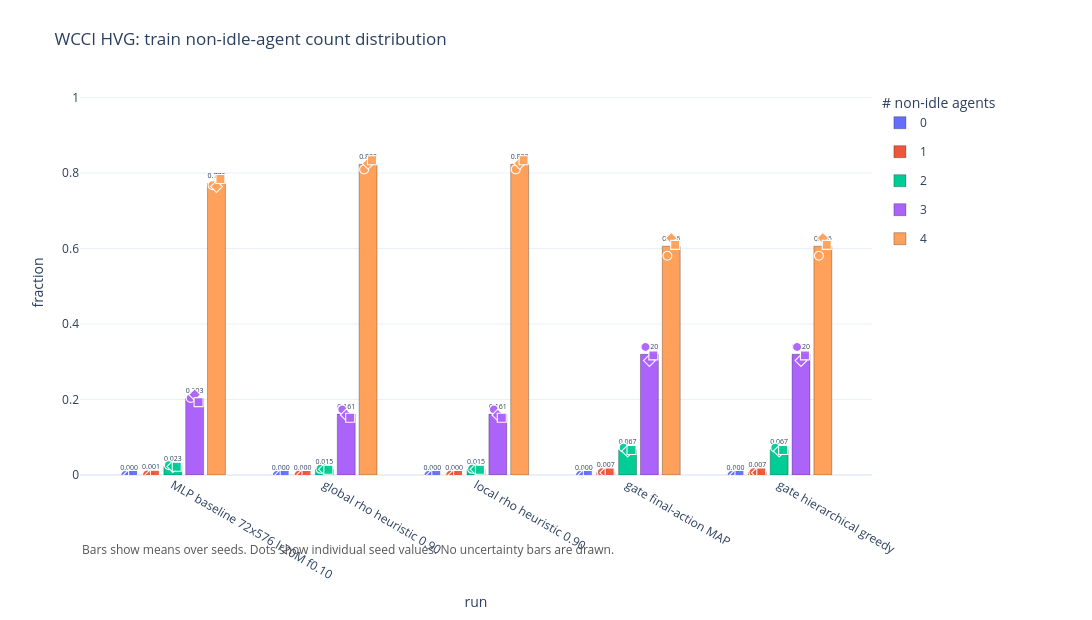

The notebook cell this image was saved under:
### Code cell
fig_nonidle_hvg, nonidle_hvg_rows, nonidle_hvg_summary = plot_nonidle_distribution(
    source_rows(nonidle_latest, "WCCI HVG"), SELECTED_NONIDLE_HVG_RUNS,
    title="WCCI HVG: train non-idle-agent count distribution",
    save_name="wcci_hvg_nonidle_count_distribution",
)
# fig_nonidle_hvg

### Figure 1 — Plotly figure (JSON) as saved in the notebook; plotly's stock layout.template omitted (floating-point values rounded to 4 significant figures)
{"data": [{"cliponaxis": false, "customdata": [["MLP baseline 72x576 lr20M f0.10", 0, "wcci_mlp_baseline_72x576_lr20m_f010", 3, "[0, 1, 2]", "[59968512]", 0], ["global rho heuristic 0.90", 0, "wcci_hvg_01_eval_rho090_72x576_lr20m_f010", 3, "[0, 1, 2]", "[59968512]", 0], ["local rho heuristic 0.90", 0, "wcci_hvg_04_eval_local_rho090_72x576_lr20m_f010", 3, "[0, 1, 2]", "[59968512]", 0], ["gate final-action MAP", 0, "wcci_hvg_02_gate_final_map_72x576_lr20m_f010", 3, "[0, 1, 2]", "[59968512]", 0], ["gate hierarchical greedy", 0, "wcci_hvg_03_gate_hierarchical_72x576_lr20m_f010", 3, "[0, 1, 2]", "[59968512]", 0]], "hovertemplate": "run=%{customdata[0]}<br>non-idle agents=%{customdata[1]}<br>mean fraction=%{y:.4f}<br>std fraction=%{customdata[6]:.4f}<br>n_seeds=%{customdata[3]}<br>seeds=%{customdata[4]}<br>selected_metric_steps=%{customdata[5]}<extra></extra>", "legendgroup": "count 0", "marker": {"color": "#636EFA", "line": {"color": "rgba(0,0,0,0.35)", "width": 0.8}}, "name": "0", "text": ["0.000", "0.000", "0.000", "0.000", "0.000"], "textposition": "outside", "type": "bar", "width": 0.1181, "x": [-0.288, 0.712, 1.712, 2.712, 3.712], "y": [0, 0, 0, 0, 0]}, {"cliponaxis": false, "customdata": [["MLP baseline 72x576 lr20M f0.10", 1, "wcci_mlp_baseline_72x576_lr20m_f010", 3, "[0, 1, 2]", "[59968512]", 0.0004678], ["global rho heuristic 0.90", 1, "wcci_hvg_01_eval_rho090_72x576_lr20m_f010", 3, "[0, 1, 2]", "[59968512]", 0.0001688], ["local rho heuristic 0.90", 1, "wcci_hvg_04_eval_local_rho090_72x576_lr20m_f010", 3, "[0, 1, 2]", "[59968512]", 0.0001688], ["gate final-action MAP", 1, "wcci_hvg_02_gate_final_map_72x576_lr20m_f010", 3, "[0, 1, 2]", "[59968512]", 0.0006943], ["gate hierarchical greedy", 1, "wcci_hvg_03_gate_hierarchical_72x576_lr20m_f010", 3, "[0, 1, 2]", "[59968512]", 0.0006943]], "hovertemplate": "run=%{customdata[0]}<br>non-idle agents=%{customdata[1]}<br>mean fraction=%{y:.4f}<br>std fraction=%{customdata[6]:.4f}<br>n_seeds=%{customdata[3]}<br>seeds=%{customdata[4]}<br>selected_metric_steps=%{customdata[5]}<extra></extra>", "legendgroup": "count 1", "marker": {"color": "#EF553B", "line": {"color": "rgba(0,0,0,0.35)", "width": 0.8}}, "name": "1", "text": ["0.001", "0.000", "0.000", "0.007", "0.007"], "textposition": "outside", "type": "bar", "width": 0.1181, "x": [-0.144, 0.856, 1.856, 2.856, 3.856], "y": [0.001005, 0.0003858, 0.0003858, 0.006752, 0.006752]}, {"cliponaxis": false, "customdata": [["MLP baseline 72x576 lr20M f0.10", 2, "wcci_mlp_baseline_72x576_lr20m_f010", 3, "[0, 1, 2]", "[59968512]", 0.002282], ["global rho heuristic 0.90", 2, "wcci_hvg_01_eval_rho090_72x576_lr20m_f010", 3, "[0, 1, 2]", "[59968512]", 0.001279], ["local rho heuristic 0.90", 2, "wcci_hvg_04_eval_local_rho090_72x576_lr20m_f010", 3, "[0, 1, 2]", "[59968512]", 0.001279], ["gate final-action MAP", 2, "wcci_hvg_02_gate_final_map_72x576_lr20m_f010", 3, "[0, 1, 2]", "[59968512]", 0.004683], ["gate hierarchical greedy", 2, "wcci_hvg_03_gate_hierarchical_72x576_lr20m_f010", 3, "[0, 1, 2]", "[59968512]", 0.004683]], "hovertemplate": "run=%{customdata[0]}<br>non-idle agents=%{customdata[1]}<br>mean fraction=%{y:.4f}<br>std fraction=%{customdata[6]:.4f}<br>n_seeds=%{customdata[3]}<br>seeds=%{customdata[4]}<br>selected_metric_steps=%{customdata[5]}<extra></extra>", "legendgroup": "count 2", "marker": {"color": "#00CC96", "line": {"color": "rgba(0,0,0,0.35)", "width": 0.8}}, "name": "2", "text": ["0.023", "0.015", "0.015", "0.067", "0.067"], "textposition": "outside", "type": "bar", "width": 0.1181, "x": [0, 1, 2, 3, 4], "y": [0.02346, 0.01513, 0.01513, 0.06732, 0.06732]}, {"cliponaxis": false, "customdata": [["MLP baseline 72x576 lr20M f0.10", 3, "wcci_mlp_baseline_72x576_lr20m_f010", 3, "[0, 1, 2]", "[59968512]", 0.009867], ["global rho heuristic 0.90", 3, "wcci_hvg_01_eval_rho090_72x576_lr20m_f010", 3, "[0, 1, 2]", "[59968512]", 0.01094], ["local rho heuristic 0.90", 3, "wcci_hvg_04_eval_local_rho090_72x576_lr20m_f010", 3, "[0, 1, 2]", "[59968512]", 0.01094], ["gate final-action MAP", 3, "wcci_hvg_02_gate_final_map_72x576_lr20m_f010", 3, "[0, 1, 2]", "[59968512]", 0.01819], ["gate hierarchical greedy", 3, "wcci_hvg_03_gate_hierarchical_72x576_lr20m_f010", 3, "[0, 1, 2]", "[59968512]", 0.01819]], "hovertemplate": "run=%{customdata[0]}<br>non-idle agents=%{customdata[1]}<br>mean fraction=%{y:.4f}<br>std fraction=%{customdata[6]:.4f}<br>n_seeds=%{customdata[3]}<br>seeds=%{customdata[4]}<br>selected_metric_steps=%{customdata[5]}<extra></extra>", "legendgroup": "count 3", "marker": {"color": "#AB63FA", "line": {"color": "rgba(0,0,0,0.35)", "width": 0.8}}, "name": "3", "text": ["0.203", "0.161", "0.161", "0.320", "0.320"], "textposition": "outside", "type": "bar", "width": 0.1181, "x": [0.144, 1.144, 2.144, 3.144, 4.144], "y": [0.2034, 0.1614, 0.1614, 0.3198, 0.3198]}, {"cliponaxis": false, "customdata": [["MLP baseline 72x576 lr20M f0.10", 4, "wcci_mlp_baseline_72x576_lr20m_f010", 3, "[0, 1, 2]", "[59968512]", 0.01055], ["global rho heuristic 0.90", 4, "wcci_hvg_01_eval_rho090_72x576_lr20m_f010", 3, "[0, 1, 2]", "[59968512]", 0.01235], ["local rho heuristic 0.90", 4, "wcci_hvg_04_eval_local_rho090_72x576_lr20m_f010", 3, "[0, 1, 2]", "[59968512]", 0.01235], ["gate final-action MAP", 4, "wcci_hvg_02_gate_final_map_72x576_lr20m_f010", 3, "[0, 1, 2]", "[59968512]", 0.02345], ["gate hierarchical greedy", 4, "wcci_hvg_03_gate_hierarchical_72x576_lr20m_f010", 3, "[0, 1, 2]", "[59968512]", 0.02345]], "hovertemplate": "run=%{customdata[0]}<br>non-idle agents=%{customdata[1]}<br>mean fraction=%{y:.4f}<br>std fraction=%{customdata[6]:.4f}<br>n_seeds=%{customdata[3]}<br>seeds=%{customdata[4]}<br>selected_metric_steps=%{customdata[5]}<extra></extra>", "legendgroup": "count 4", "marker": {"color": "#FFA15A", "line": {"color": "rgba(0,0,0,0.35)", "width": 0.8}}, "name": "4", "text": ["0.772", "0.823", "0.823", "0.606", "0.606"], "textposition": "outside", "type": "bar", "width": 0.1181, "x": [0.288, 1.288, 2.288, 3.288, 4.288], "y": [0.7721, 0.8231, 0.8231, 0.6061, 0.6061]}, {"customdata": [["wcci_mlp_baseline_72x576_lr20m_f010_s0", 0, 59968512, "wcci_baseline_2"], ["wcci_mlp_baseline_72x576_lr20m_f010_s1", 1, 59968512, "wcci_baseline_2"], ["wcci_mlp_baseline_72x576_lr20m_f010_s2", 2, 59968512, "wcci_baseline_2"]], "hovertemplate": "run=%{customdata[0]}<br>seed=%{customdata[1]}<br>non-idle agents=0<br>run type=MLP baseline 72x576 lr20M f0.10<br>fraction=%{y:.4f}<br>selected_metric_step=%{customdata[2]}<br>download_group=%{customdata[3]}<extra></extra>", "legendgroup": "count 0", "marker": {"color": "#636EFA", "line": {"color": "white", "width": 1.1}, "opacity": 0.95, "size": 9, "symbol": ["circle", "diamond", "square"]}, "mode": "markers", "name": "MLP baseline 72x576 lr20M f0.10 count 0 seeds", "showlegend": false, "type": "scatter", "x": [-0.314, -0.288, -0.262], "y": [0.0, 0.0, 0.0]}, {"customdata": [["wcci_mlp_baseline_72x576_lr20m_f010_s0", 0, 59968512, "wcci_baseline_2"], ["wcci_mlp_baseline_72x576_lr20m_f010_s1", 1, 59968512, "wcci_baseline_2"], ["wcci_mlp_baseline_72x576_lr20m_f010_s2", 2, 59968512, "wcci_baseline_2"]], "hovertemplate": "run=%{customdata[0]}<br>seed=%{customdata[1]}<br>non-idle agents=1<br>run type=MLP baseline 72x576 lr20M f0.10<br>fraction=%{y:.4f}<br>selected_metric_step=%{customdata[2]}<br>download_group=%{customdata[3]}<extra></extra>", "legendgroup": "count 1", "marker": {"color": "#EF553B", "line": {"color": "white", "width": 1.1}, "opacity": 0.95, "size": 9, "symbol": ["circle", "diamond", "square"]}, "mode": "markers", "name": "MLP baseline 72x576 lr20M f0.10 count 1 seeds", "showlegend": false, "type": "scatter", "x": [-0.17, -0.144, -0.118], "y": [0.001543, 0.0006993, 0.0007716]}, {"customdata": [["wcci_mlp_baseline_72x576_lr20m_f010_s0", 0, 59968512, "wcci_baseline_2"], ["wcci_mlp_baseline_72x576_lr20m_f010_s1", 1, 59968512, "wcci_baseline_2"], ["wcci_mlp_baseline_72x576_lr20m_f010_s2", 2, 59968512, "wcci_baseline_2"]], "hovertemplate": "run=%{customdata[0]}<br>seed=%{customdata[1]}<br>non-idle agents=2<br>run type=MLP baseline 72x576 lr20M f0.10<br>fraction=%{y:.4f}<br>selected_metric_step=%{customdata[2]}<br>download_group=%{customdata[3]}<extra></extra>", "legendgroup": "count 2", "marker": {"color": "#00CC96", "line": {"color": "white", "width": 1.1}, "opacity": 0.95, "size": 9, "symbol": ["circle", "diamond", "square"]}, "mode": "markers", "name": "MLP baseline 72x576 lr20M f0.10 count 2 seeds", "showlegend": false, "type": "scatter", "x": [-0.02598, 0.0, 0.02598], "y": [0.02609, 0.0223, 0.02199]}, {"customdata": [["wcci_mlp_baseline_72x576_lr20m_f010_s0", 0, 59968512, "wcci_baseline_2"], ["wcci_mlp_baseline_72x576_lr20m_f010_s1", 1, 59968512, "wcci_baseline_2"], ["wcci_mlp_baseline_72x576_lr20m_f010_s2", 2, 59968512, "wcci_baseline_2"]], "hovertemplate": "run=%{customdata[0]}<br>seed=%{customdata[1]}<br>non-idle agents=3<br>run type=MLP baseline 72x576 lr20M f0.10<br>fraction=%{y:.4f}<br>selected_metric_step=%{customdata[2]}<br>download_group=%{customdata[3]}<extra></extra>", "legendgroup": "count 3", "marker": {"color": "#AB63FA", "line": {"color": "white", "width": 1.1}, "opacity": 0.95, "size": 9, "symbol": ["circle", "diamond", "square"]}, "mode": "markers", "name": "MLP baseline 72x576 lr20M f0.10 count 3 seeds", "showlegend": false, "type": "scatter", "x": [0.118, 0.144, 0.17], "y": [0.2043, 0.2128, 0.1932]}, {"customdata": [["wcci_mlp_baseline_72x576_lr20m_f010_s0", 0, 59968512, "wcci_baseline_2"], ["wcci_mlp_baseline_72x576_lr20m_f010_s1", 1, 59968512, "wcci_baseline_2"], ["wcci_mlp_baseline_72x576_lr20m_f010_s2", 2, 59968512, "wcci_baseline_2"]], "hovertemplate": "run=%{customdata[0]}<br>seed=%{customdata[1]}<br>non-idle agents=4<br>run type=MLP baseline 72x576 lr20M f0.10<br>fraction=%{y:.4f}<br>selected_metric_step=%{customdata[2]}<br>download_group=%{customdata[3]}<extra></extra>", "legendgroup": "count 4", "marker": {"color": "#FFA15A", "line": {"color": "white", "width": 1.1}, "opacity": 0.95, "size": 9, "symbol": ["circle", "diamond", "square"]}, "mode": "markers", "name": "MLP baseline 72x576 lr20M f0.10 count 4 seeds", "showlegend": false, "type": "scatter", "x": [0.262, 0.288, 0.314], "y": [0.7681, 0.7642, 0.7841]}, {"customdata": [["wcci_hvg_01_eval_rho090_72x576_lr20m_f010_s0", 0, 59968512, "wcci_hvg_2"], ["wcci_hvg_01_eval_rho090_72x576_lr20m_f010_s1", 1, 59968512, "wcci_hvg_2"], ["wcci_hvg_01_eval_rho090_72x576_lr20m_f010_s2", 2, 59968512, "wcci_hvg_2"]], "hovertemplate": "run=%{customdata[0]}<br>seed=%{customdata[1]}<br>non-idle agents=0<br>run type=global rho heuristic 0.90<br>fraction=%{y:.4f}<br>selected_metric_step=%{customdata[2]}<br>download_group=%{customdata[3]}<extra></extra>", "legendgroup": "count 0", "marker": {"color": "#636EFA", "line": {"color": "white", "width": 1.1}, "opacity": 0.95, "size": 9, "symbol": ["circle", "diamond", "square"]}, "mode": "markers", "name": "global rho heuristic 0.90 count 0 seeds", "showlegend": false, "type": "scatter", "x": [0.686, 0.712, 0.738], "y": [0.0, 0.0, 0.0]}, {"customdata": [["wcci_hvg_01_eval_rho090_72x576_lr20m_f010_s0", 0, 59968512, "wcci_hvg_2"], ["wcci_hvg_01_eval_rho090_72x576_lr20m_f010_s1", 1, 59968512, "wcci_hvg_2"], ["wcci_hvg_01_eval_rho090_72x576_lr20m_f010_s2", 2, 59968512, "wcci_hvg_2"]], "hovertemplate": "run=%{customdata[0]}<br>seed=%{customdata[1]}<br>non-idle agents=1<br>run type=global rho heuristic 0.90<br>fraction=%{y:.4f}<br>selected_metric_step=%{customdata[2]}<br>download_group=%{customdata[3]}<extra></extra>", "legendgroup": "count 1", "marker": {"color": "#EF553B", "line": {"color": "white", "width": 1.1}, "opacity": 0.95, "size": 9, "symbol": ["circle", "diamond", "square"]}, "mode": "markers", "name": "global rho heuristic 0.90 count 1 seeds", "showlegend": false, "type": "scatter", "x": [0.83, 0.856, 0.882], "y": [0.0005787, 0.0003135, 0.0002652]}, {"customdata": [["wcci_hvg_01_eval_rho090_72x576_lr20m_f010_s0", 0, 59968512, "wcci_hvg_2"], ["wcci_hvg_01_eval_rho090_72x576_lr20m_f010_s1", 1, 59968512, "wcci_hvg_2"], ["wcci_hvg_01_eval_rho090_72x576_lr20m_f010_s2", 2, 59968512, "wcci_hvg_2"]], "hovertemplate": "run=%{customdata[0]}<br>seed=%{customdata[1]}<br>non-idle agents=2<br>run type=global rho heuristic 0.90<br>fraction=%{y:.4f}<br>selected_metric_step=%{customdata[2]}<br>download_group=%{customdata[3]}<extra></extra>", "legendgroup": "count 2", "marker": {"color": "#00CC96", "line": {"color": "white", "width": 1.1}, "opacity": 0.95, "size": 9, "symbol": ["circle", "diamond", "square"]}, "mode": "markers", "name": "global rho heuristic 0.90 count 2 seeds", "showlegend": false, "type": "scatter", "x": [0.974, 1.0, 1.026], "y": [0.01637, 0.01519, 0.01382]}, {"customdata": [["wcci_hvg_01_eval_rho090_72x576_lr20m_f010_s0", 0, 59968512, "wcci_hvg_2"], ["wcci_hvg_01_eval_rho090_72x576_lr20m_f010_s1", 1, 59968512, "wcci_hvg_2"], ["wcci_hvg_01_eval_rho090_72x576_lr20m_f010_s2", 2, 59968512, "wcci_hvg_2"]], "hovertemplate": "run=%{customdata[0]}<br>seed=%{customdata[1]}<br>non-idle agents=3<br>run type=global rho heuristic 0.90<br>fraction=%{y:.4f}<br>selected_metric_step=%{customdata[2]}<br>download_group=%{customdata[3]}<extra></extra>", "legendgroup": "count 3", "marker": {"color": "#AB63FA", "line": {"color": "white", "width": 1.1}, "opacity": 0.95, "size": 9, "symbol": ["circle", "diamond", "square"]}, "mode": "markers", "name": "global rho heuristic 0.90 count 3 seeds", "showlegend": false, "type": "scatter", "x": [1.118, 1.144, 1.17], "y": [0.1733, 0.159, 0.1519]}, {"customdata": [["wcci_hvg_01_eval_rho090_72x576_lr20m_f010_s0", 0, 59968512, "wcci_hvg_2"], ["wcci_hvg_01_eval_rho090_72x576_lr20m_f010_s1", 1, 59968512, "wcci_hvg_2"], ["wcci_hvg_01_eval_rho090_72x576_lr20m_f010_s2", 2, 59968512, "wcci_hvg_2"]], "hovertemplate": "run=%{customdata[0]}<br>seed=%{customdata[1]}<br>non-idle agents=4<br>run type=global rho heuristic 0.90<br>fraction=%{y:.4f}<br>selected_metric_step=%{customdata[2]}<br>download_group=%{customdata[3]}<extra></extra>", "legendgroup": "count 4", "marker": {"color": "#FFA15A", "line": {"color": "white", "width": 1.1}, "opacity": 0.95, "size": 9, "symbol": ["circle", "diamond", "square"]}, "mode": "markers", "name": "global rho heuristic 0.90 count 4 seeds", "showlegend": false, "type": "scatter", "x": [1.262, 1.288, 1.314], "y": [0.8097, 0.8255, 0.8341]}, {"customdata": [["wcci_hvg_02_gate_final_map_72x576_lr20m_f010_s0", 0, 59968512, "wcci_hvg_2"], ["wcci_hvg_02_gate_final_map_72x576_lr20m_f010_s1", 1, 59968512, "wcci_hvg_2"], ["wcci_hvg_02_gate_final_map_72x576_lr20m_f010_s2", 2, 59968512, "wcci_hvg_2"]], "hovertemplate": "run=%{customdata[0]}<br>seed=%{customdata[1]}<br>non-idle agents=0<br>run type=gate final-action MAP<br>fraction=%{y:.4f}<br>selected_metric_step=%{customdata[2]}<br>download_group=%{customdata[3]}<extra></extra>", "legendgroup": "count 0", "marker": {"color": "#636EFA", "line": {"color": "white", "width": 1.1}, "opacity": 0.95, "size": 9, "symbol": ["circle", "diamond", "square"]}, "mode": "markers", "name": "gate final-action MAP count 0 seeds", "showlegend": false, "type": "scatter", "x": [2.686, 2.712, 2.738], "y": [0.0, 0.0, 0.0]}, {"customdata": [["wcci_hvg_02_gate_final_map_72x576_lr20m_f010_s0", 0, 59968512, "wcci_hvg_2"], ["wcci_hvg_02_gate_final_map_72x576_lr20m_f010_s1", 1, 59968512, "wcci_hvg_2"], ["wcci_hvg_02_gate_final_map_72x576_lr20m_f010_s2", 2, 59968512, "wcci_hvg_2"]], "hovertemplate": "run=%{customdata[0]}<br>seed=%{customdata[1]}<br>non-idle agents=1<br>run type=gate final-action MAP<br>fraction=%{y:.4f}<br>selected_metric_step=%{customdata[2]}<br>download_group=%{customdata[3]}<extra></extra>", "legendgroup": "count 1", "marker": {"color": "#EF553B", "line": {"color": "white", "width": 1.1}, "opacity": 0.95, "size": 9, "symbol": ["circle", "diamond", "square"]}, "mode": "markers", "name": "gate final-action MAP count 1 seeds", "showlegend": false, "type": "scatter", "x": [2.83, 2.856, 2.882], "y": [0.007234, 0.005956, 0.007065]}, {"customdata": [["wcci_hvg_02_gate_final_map_72x576_lr20m_f010_s0", 0, 59968512, "wcci_hvg_2"], ["wcci_hvg_02_gate_final_map_72x576_lr20m_f010_s1", 1, 59968512, "wcci_hvg_2"], ["wcci_hvg_02_gate_final_map_72x576_lr20m_f010_s2", 2, 59968512, "wcci_hvg_2"]], "hovertemplate": "run=%{customdata[0]}<br>seed=%{customdata[1]}<br>non-idle agents=2<br>run type=gate final-action MAP<br>fraction=%{y:.4f}<br>selected_metric_step=%{customdata[2]}<br>download_group=%{customdata[3]}<extra></extra>", "legendgroup": "count 2", "marker": {"color": "#00CC96", "line": {"color": "white", "width": 1.1}, "opacity": 0.95, "size": 9, "symbol": ["circle", "diamond", "square"]}, "mode": "markers", "name": "gate final-action MAP count 2 seeds", "showlegend": false, "type": "scatter", "x": [2.974, 3.0, 3.026], "y": [0.07248, 0.06334, 0.06614]}, {"customdata": [["wcci_hvg_02_gate_final_map_72x576_lr20m_f010_s0", 0, 59968512, "wcci_hvg_2"], ["wcci_hvg_02_gate_final_map_72x576_lr20m_f010_s1", 1, 59968512, "wcci_hvg_2"], ["wcci_hvg_02_gate_final_map_72x576_lr20m_f010_s2", 2, 59968512, "wcci_hvg_2"]], "hovertemplate": "run=%{customdata[0]}<br>seed=%{customdata[1]}<br>non-idle agents=3<br>run type=gate final-action MAP<br>fraction=%{y:.4f}<br>selected_metric_step=%{customdata[2]}<br>download_group=%{customdata[3]}<extra></extra>", "legendgroup": "count 3", "marker": {"color": "#AB63FA", "line": {"color": "white", "width": 1.1}, "opacity": 0.95, "size": 9, "symbol": ["circle", "diamond", "square"]}, "mode": "markers", "name": "gate final-action MAP count 3 seeds", "showlegend": false, "type": "scatter", "x": [3.118, 3.144, 3.17], "y": [0.3393, 0.3032, 0.317]}, {"customdata": [["wcci_hvg_02_gate_final_map_72x576_lr20m_f010_s0", 0, 59968512, "wcci_hvg_2"], ["wcci_hvg_02_gate_final_map_72x576_lr20m_f010_s1", 1, 59968512, "wcci_hvg_2"], ["wcci_hvg_02_gate_final_map_72x576_lr20m_f010_s2", 2, 59968512, "wcci_hvg_2"]], "hovertemplate": "run=%{customdata[0]}<br>seed=%{customdata[1]}<br>non-idle agents=4<br>run type=gate final-action MAP<br>fraction=%{y:.4f}<br>selected_metric_step=%{customdata[2]}<br>download_group=%{customdata[3]}<extra></extra>", "legendgroup": "count 4", "marker": {"color": "#FFA15A", "line": {"color": "white", "width": 1.1}, "opacity": 0.95, "size": 9, "symbol": ["circle", "diamond", "square"]}, "mode": "markers", "name": "gate final-action MAP count 4 seeds", "showlegend": false, "type": "scatter", "x": [3.262, 3.288, 3.314], "y": [0.581, 0.6275, 0.6098]}, {"customdata": [["wcci_hvg_03_gate_hierarchical_72x576_lr20m_f010_s0", 0, 59968512, "wcci_hvg_2"], ["wcci_hvg_03_gate_hierarchical_72x576_lr20m_f010_s1", 1, 59968512, "wcci_hvg_2"], ["wcci_hvg_03_gate_hierarchical_72x576_lr20m_f010_s2", 2, 59968512, "wcci_hvg_2"]], "hovertemplate": "run=%{customdata[0]}<br>seed=%{customdata[1]}<br>non-idle agents=0<br>run type=gate hierarchical greedy<br>fraction=%{y:.4f}<br>selected_metric_step=%{customdata[2]}<br>download_group=%{customdata[3]}<extra></extra>", "legendgroup": "count 0", "marker": {"color": "#636EFA", "line": {"color": "white", "width": 1.1}, "opacity": 0.95, "size": 9, "symbol": ["circle", "diamond", "square"]}, "mode": "markers", "name": "gate hierarchical greedy count 0 seeds", "showlegend": false, "type": "scatter", "x": [3.686, 3.712, 3.738], "y": [0.0, 0.0, 0.0]}, {"customdata": [["wcci_hvg_03_gate_hierarchical_72x576_lr20m_f010_s0", 0, 59968512, "wcci_hvg_2"], ["wcci_hvg_03_gate_hierarchical_72x576_lr20m_f010_s1", 1, 59968512, "wcci_hvg_2"], ["wcci_hvg_03_gate_hierarchical_72x576_lr20m_f010_s2", 2, 59968512, "wcci_hvg_2"]], "hovertemplate": "run=%{customdata[0]}<br>seed=%{customdata[1]}<br>non-idle agents=1<br>run type=gate hierarchical greedy<br>fraction=%{y:.4f}<br>selected_metric_step=%{customdata[2]}<br>download_group=%{customdata[3]}<extra></extra>", "legendgroup": "count 1", "marker": {"color": "#EF553B", "line": {"color": "white", "width": 1.1}, "opacity": 0.95, "size": 9, "symbol": ["circle", "diamond", "square"]}, "mode": "markers", "name": "gate hierarchical greedy count 1 seeds", "showlegend": false, "type": "scatter", "x": [3.83, 3.856, 3.882], "y": [0.007234, 0.005956, 0.007065]}, {"customdata": [["wcci_hvg_03_gate_hierarchical_72x576_lr20m_f010_s0", 0, 59968512, "wcci_hvg_2"], ["wcci_hvg_03_gate_hierarchical_72x576_lr20m_f010_s1", 1, 59968512, "wcci_hvg_2"], ["wcci_hvg_03_gate_hierarchical_72x576_lr20m_f010_s2", 2, 59968512, "wcci_hvg_2"]], "hovertemplate": "run=%{customdata[0]}<br>seed=%{customdata[1]}<br>non-idle agents=2<br>run type=gate hierarchical greedy<br>fraction=%{y:.4f}<br>selected_metric_step=%{customdata[2]}<br>download_group=%{customdata[3]}<extra></extra>", "legendgroup": "count 2", "marker": {"color": "#00CC96", "line": {"color": "white", "width": 1.1}, "opacity": 0.95, "size": 9, "symbol": ["circle", "diamond", "square"]}, "mode": "markers", "name": "gate hierarchical greedy count 2 seeds", "showlegend": false, "type": "scatter", "x": [3.974, 4.0, 4.026], "y": [0.07248, 0.06334, 0.06614]}, {"customdata": [["wcci_hvg_03_gate_hierarchical_72x576_lr20m_f010_s0", 0, 59968512, "wcci_hvg_2"], ["wcci_hvg_03_gate_hierarchical_72x576_lr20m_f010_s1", 1, 59968512, "wcci_hvg_2"], ["wcci_hvg_03_gate_hierarchical_72x576_lr20m_f010_s2", 2, 59968512, "wcci_hvg_2"]], "hovertemplate": "run=%{customdata[0]}<br>seed=%{customdata[1]}<br>non-idle agents=3<br>run type=gate hierarchical greedy<br>fraction=%{y:.4f}<br>selected_metric_step=%{customdata[2]}<br>download_group=%{customdata[3]}<extra></extra>", "legendgroup": "count 3", "marker": {"color": "#AB63FA", "line": {"color": "white", "width": 1.1}, "opacity": 0.95, "size": 9, "symbol": ["circle", "diamond", "square"]}, "mode": "markers", "name": "gate hierarchical greedy count 3 seeds", "showlegend": false, "type": "scatter", "x": [4.118, 4.144, 4.17], "y": [0.3393, 0.3032, 0.317]}, {"customdata": [["wcci_hvg_03_gate_hierarchical_72x576_lr20m_f010_s0", 0, 59968512, "wcci_hvg_2"], ["wcci_hvg_03_gate_hierarchical_72x576_lr20m_f010_s1", 1, 59968512, "wcci_hvg_2"], ["wcci_hvg_03_gate_hierarchical_72x576_lr20m_f010_s2", 2, 59968512, "wcci_hvg_2"]], "hovertemplate": "run=%{customdata[0]}<br>seed=%{customdata[1]}<br>non-idle agents=4<br>run type=gate hierarchical greedy<br>fraction=%{y:.4f}<br>selected_metric_step=%{customdata[2]}<br>download_group=%{customdata[3]}<extra></extra>", "legendgroup": "count 4", "marker": {"color": "#FFA15A", "line": {"color": "white", "width": 1.1}, "opacity": 0.95, "size": 9, "symbol": ["circle", "diamond", "square"]}, "mode": "markers", "name": "gate hierarchical greedy count 4 seeds", "showlegend": false, "type": "scatter", "x": [4.262, 4.288, 4.314], "y": [0.581, 0.6275, 0.6098]}, {"customdata": [["wcci_hvg_04_eval_local_rho090_72x576_lr20m_f010_s0", 0, 59968512, "wcci_hvg_2"], ["wcci_hvg_04_eval_local_rho090_72x576_lr20m_f010_s1", 1, 59968512, "wcci_hvg_2"], ["wcci_hvg_04_eval_local_rho090_72x576_lr20m_f010_s2", 2, 59968512, "wcci_hvg_2"]], "hovertemplate": "run=%{customdata[0]}<br>seed=%{customdata[1]}<br>non-idle agents=0<br>run type=local rho heuristic 0.90<br>fraction=%{y:.4f}<br>selected_metric_step=%{customdata[2]}<br>download_group=%{customdata[3]}<extra></extra>", "legendgroup": "count 0", "marker": {"color": "#636EFA", "line": {"color": "white", "width": 1.1}, "opacity": 0.95, "size": 9, "symbol": ["circle", "diamond", "square"]}, "mode": "markers", "name": "local rho heuristic 0.90 count 0 seeds", "showlegend": false, "type": "scatter", "x": [1.686, 1.712, 1.738], "y": [0.0, 0.0, 0.0]}, {"customdata": [["wcci_hvg_04_eval_local_rho090_72x576_lr20m_f010_s0", 0, 59968512, "wcci_hvg_2"], ["wcci_hvg_04_eval_local_rho090_72x576_lr20m_f010_s1", 1, 59968512, "wcci_hvg_2"], ["wcci_hvg_04_eval_local_rho090_72x576_lr20m_f010_s2", 2, 59968512, "wcci_hvg_2"]], "hovertemplate": "run=%{customdata[0]}<br>seed=%{customdata[1]}<br>non-idle agents=1<br>run type=local rho heuristic 0.90<br>fraction=%{y:.4f}<br>selected_metric_step=%{customdata[2]}<br>download_group=%{customdata[3]}<extra></extra>", "legendgroup": "count 1", "marker": {"color": "#EF553B", "line": {"color": "white", "width": 1.1}, "opacity": 0.95, "size": 9, "symbol": ["circle", "diamond", "square"]}, "mode": "markers", "name": "local rho heuristic 0.90 count 1 seeds", "showlegend": false, "type": "scatter", "x": [1.83, 1.856, 1.882], "y": [0.0005787, 0.0003135, 0.0002652]}, {"customdata": [["wcci_hvg_04_eval_local_rho090_72x576_lr20m_f010_s0", 0, 59968512, "wcci_hvg_2"], ["wcci_hvg_04_eval_local_rho090_72x576_lr20m_f010_s1", 1, 59968512, "wcci_hvg_2"], ["wcci_hvg_04_eval_local_rho090_72x576_lr20m_f010_s2", 2, 59968512, "wcci_hvg_2"]], "hovertemplate": "run=%{customdata[0]}<br>seed=%{customdata[1]}<br>non-idle agents=2<br>run type=local rho heuristic 0.90<br>fraction=%{y:.4f}<br>selected_metric_step=%{customdata[2]}<br>download_group=%{customdata[3]}<extra></extra>", "legendgroup": "count 2", "marker": {"color": "#00CC96", "line": {"color": "white", "width": 1.1}, "opacity": 0.95, "size": 9, "symbol": ["circle", "diamond", "square"]}, "mode": "markers", "name": "local rho heuristic 0.90 count 2 seeds", "showlegend": false, "type": "scatter", "x": [1.974, 2.0, 2.026], "y": [0.01637, 0.01519, 0.01382]}, {"customdata": [["wcci_hvg_04_eval_local_rho090_72x576_lr20m_f010_s0", 0, 59968512, "wcci_hvg_2"], ["wcci_hvg_04_eval_local_rho090_72x576_lr20m_f010_s1", 1, 59968512, "wcci_hvg_2"], ["wcci_hvg_04_eval_local_rho090_72x576_lr20m_f010_s2", 2, 59968512, "wcci_hvg_2"]], "hovertemplate": "run=%{customdata[0]}<br>seed=%{customdata[1]}<br>non-idle agents=3<br>run type=local rho heuristic 0.90<br>fraction=%{y:.4f}<br>selected_metric_step=%{customdata[2]}<br>download_group=%{customdata[3]}<extra></extra>", "legendgroup": "count 3", "marker": {"color": "#AB63FA", "line": {"color": "white", "width": 1.1}, "opacity": 0.95, "size": 9, "symbol": ["circle", "diamond", "square"]}, "mode": "markers", "name": "local rho heuristic 0.90 count 3 seeds", "showlegend": false, "type": "scatter", "x": [2.118, 2.144, 2.17], "y": [0.1733, 0.159, 0.1519]}, {"customdata": [["wcci_hvg_04_eval_local_rho090_72x576_lr20m_f010_s0", 0, 59968512, "wcci_hvg_2"], ["wcci_hvg_04_eval_local_rho090_72x576_lr20m_f010_s1", 1, 59968512, "wcci_hvg_2"], ["wcci_hvg_04_eval_local_rho090_72x576_lr20m_f010_s2", 2, 59968512, "wcci_hvg_2"]], "hovertemplate": "run=%{customdata[0]}<br>seed=%{customdata[1]}<br>non-idle agents=4<br>run type=local rho heuristic 0.90<br>fraction=%{y:.4f}<br>selected_metric_step=%{customdata[2]}<br>download_group=%{customdata[3]}<extra></extra>", "legendgroup": "count 4", "marker": {"color": "#FFA15A", "line": {"color": "white", "width": 1.1}, "opacity": 0.95, "size": 9, "symbol": ["circle", "diamond", "square"]}, "mode": "markers", "name": "local rho heuristic 0.90 count 4 seeds", "showlegend": false, "type": "scatter", "x": [2.262, 2.288, 2.314], "y": [0.8097, 0.8255, 0.8341]}], "layout": {"annotations": [{"align": "left", "font": {"color": "#555", "size": 12}, "showarrow": false, "text": "Bars show means over seeds. Dots show individual seed values. No uncertainty bars are drawn.", "x": 0, "xref": "paper", "y": -0.22, "yref": "paper"}], "height": 620, "legend": {"orientation": "v", "title": {"text": "# non-idle agents"}, "x": 1.01, "xanchor": "left", "y": 1, "yanchor": "top"}, "margin": {"b": 145, "l": 80, "r": 220, "t": 90}, "title": {"text": "WCCI HVG: train non-idle-agent count distribution"}, "width": 1450, "xaxis": {"tickmode": "array", "ticktext": ["MLP baseline 72x576 lr20M f0.10", "global rho heuristic 0.90", "local rho heuristic 0.90", "gate final-action MAP", "gate hierarchical greedy"], "tickvals": [0, 1, 2, 3, 4], "title": {"text": "run"}}, "yaxis": {"range": [0, 1.02], "title": {"text": "fraction"}}}}
